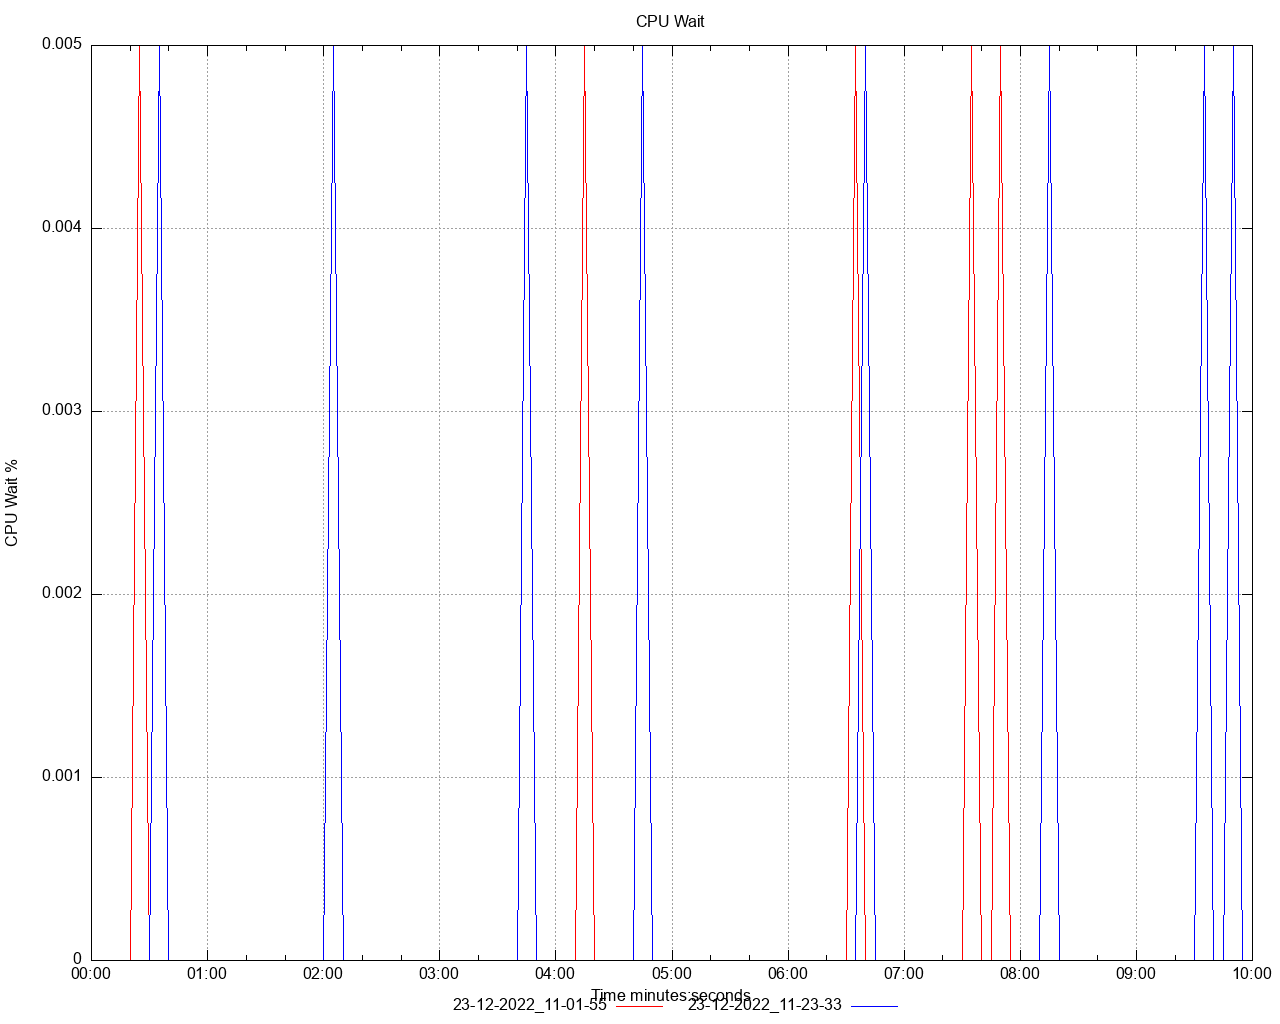

Recreate this plot in gnuplot.
set title 'CPU Wait' noenhanced
set style data lines
set datafile separator ","
set terminal png size 1280,1024
set grid
set key below
set xdata time
set timefmt "%s"
offset = 0
t0(x)=(offset=($0==0) ? x : offset, x - offset)
set xlabel 'Time minutes:seconds'
set ylabel 'CPU Wait %'
set output '/Users/ahmet.mircik/Workspace/python/hazelcast-simulator/offload-benchmarks/report/dstat/cpu_wait_A4.png'
plot \
   '/Users/ahmet.mircik/Workspace/python/hazelcast-simulator/offload-benchmarks/report/data/cpu_wait_A4_1.data' using (t0(timecolumn(1))):2 title "23-12-2022_11-01-55" noenhanced lt rgb "red", \
   '/Users/ahmet.mircik/Workspace/python/hazelcast-simulator/offload-benchmarks/report/data/cpu_wait_A4_2.data' using (t0(timecolumn(1))):2 title "23-12-2022_11-23-33" noenhanced lt rgb "blue", \
